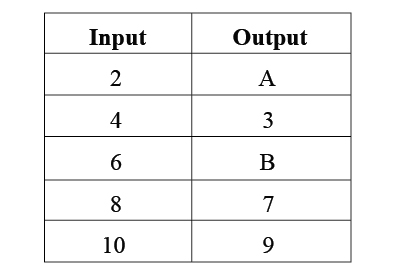
#> input picture ocr_test.jpg, 405 x 277 px
$ python ocr_test.py
#> lines starting #> are read from the running program, lines starting #| are printed output that depends on the picture; after the words box and inside, x2 and y2 are one past the last pixel; in counts of white or black regions, pixels touching at a corner belong together
import cv2
import numpy as np
import pytesseract

import matplotlib.pyplot as plt

pytesseract.pytesseract.tesseract_cmd = r"C:\Program Files\Tesseract-OCR\tesseract.exe"

def ocr_core(img):
  text=pytesseract.image_to_string(img)
  return text

img=cv2.imread('ocr_test.jpg')
#> img is the input picture: shape (277, 405, 3); min 0, max 255, mean 245.7

# 2. Resize the image
img = cv2.resize(img, None, fx=0.5, fy=0.5)
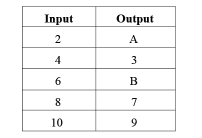
#> img: shape (138, 202, 3); min 7, max 255, mean 245.7
# get grayscale image
def get_grayscale(image):
    return cv2.cvtColor(image, cv2.COLOR_BGR2GRAY)

# noise removal
def remove_noise(image):
    return cv2.medianBlur(image,5)

#thresholding
def thresholding(image):
    return cv2.threshold(image, 0, 255, cv2.THRESH_BINARY + cv2.THRESH_OTSU)[1]

#dilation
def dilate(image):
    kernel = np.ones((5,5),np.uint8)
    return cv2.dilate(image, kernel, iterations = 1)

#erosion
def erode(image):
    kernel = np.ones((5,5),np.uint8)
    return cv2.erode(image, kernel, iterations = 1)

#opening - erosion followed by dilation
def opening(image):
    kernel = np.ones((5,5),np.uint8)
    return cv2.morphologyEx(image, cv2.MORPH_OPEN, kernel)

#canny edge detection
def canny(image):
    return cv2.Canny(image, 100, 200)

#skew correction
def deskew(image):
    coords = np.column_stack(np.where(image > 0))
#> coords = 27876 pairs, first value 0 to 137, second value 0 to 201
    angle = cv2.minAreaRect(coords)[-1]
#> angle = -90
    if angle < -45:
      angle = -(90 + angle)
#> angle = 0
    else:
      angle = -angle
    (h, w) = image.shape[:2]
#> h = 138; w = 202
    center = (w // 2, h // 2)
#> center = (101, 69)
    M = cv2.getRotationMatrix2D(center, angle, 1.0)
#> M = [[1, 0, 0], [0, 1, 0]]
    rotated = cv2.warpAffine(image, M, (w, h), flags=cv2.INTER_CUBIC, borderMode=cv2.BORDER_REPLICATE)
    return rotated

#template matching
def match_template(image, template):
    return cv2.matchTemplate(image, template, cv2.TM_CCOEFF_NORMED)


gray = get_grayscale(img)
# print(ocr_core(gray))
gray=deskew(gray)
thresh = thresholding(gray)
#> in thresholding, `return cv2.threshold(image, 0, 255, cv2.THRESH_BINARY + cv2.THRESH_OTS..`:
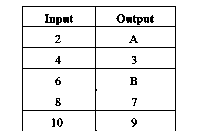
#> returned value: shape (138, 202); 93.9% white; black in thin lines or dots, all inside (x1, y1, x2, y2) = (22, 6, 176, 131)
# opening = opening(gray)
canny = canny(gray)
#> in canny, `return cv2.Canny(image, 100, 200)`:
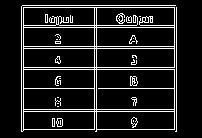
#> returned value: shape (138, 202); 11.1% white in thin lines or dots, all inside (x1, y1, x2, y2) = (21, 5, 177, 132)

# [5 lines of commented-out code are left out]
print("THRESHHHHHHHHHHHHHHH")
print(ocr_core(thresh))
#> (the call stopped at in ocr_core, `text=pytesseract.image_to_string(img)`: pytesseract is not available in this run)
plotting = plt.imshow(thresh,cmap='gray')
plt.show()

$ run again, with F_PA3.jpg copied over ocr_test.jpg
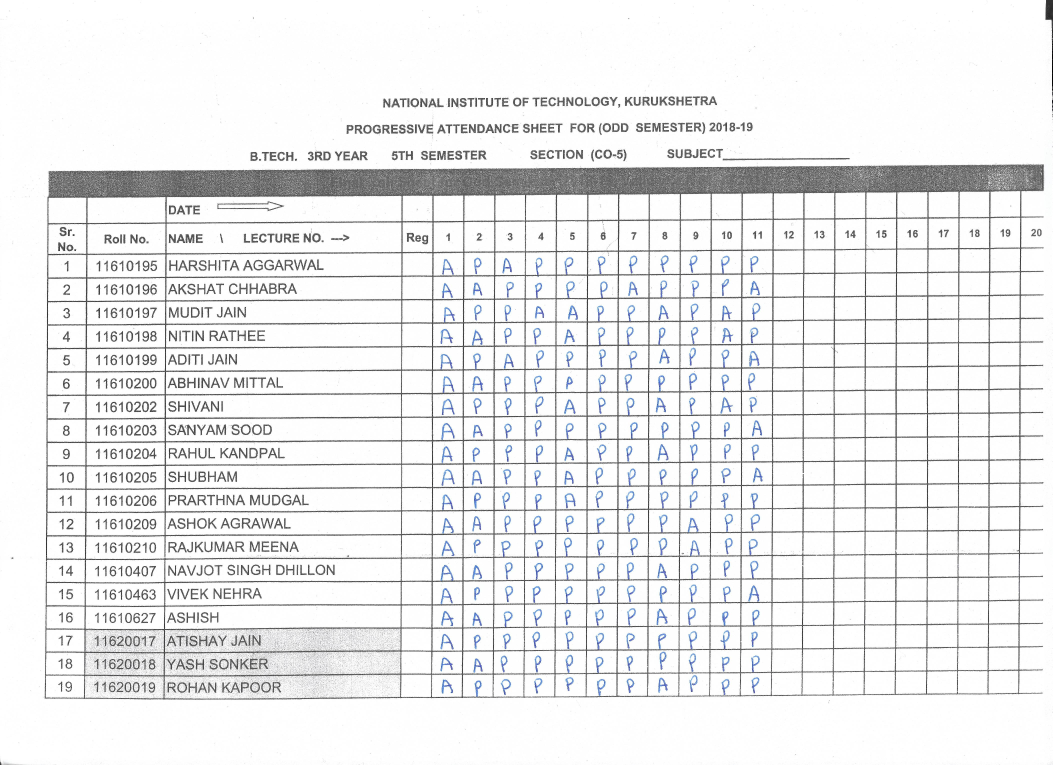
#> input picture F_PA3.jpg, 4209 x 3060 px (shown at 1/4 size)
#> img is the input picture: shape (3060, 4209, 3); mean B, G, R 236.4, 235.7, 235.2
#> img: shape (1530, 2104, 3)
#> coords = 3219120 pairs, first value 0 to 1529, second value 0 to 2103
#> in deskew, `angle = cv2.minAreaRect(coords)[-1]`: angle = -90
#> in deskew, `angle = -(90 + angle)`: angle = 0
#> M = [[1, 0, 0], [0, 1, 0]]
#> in thresholding, `return cv2.threshold(image, 0, 255, cv2.THRESH_BINARY + cv2.THRESH_OTS..`:
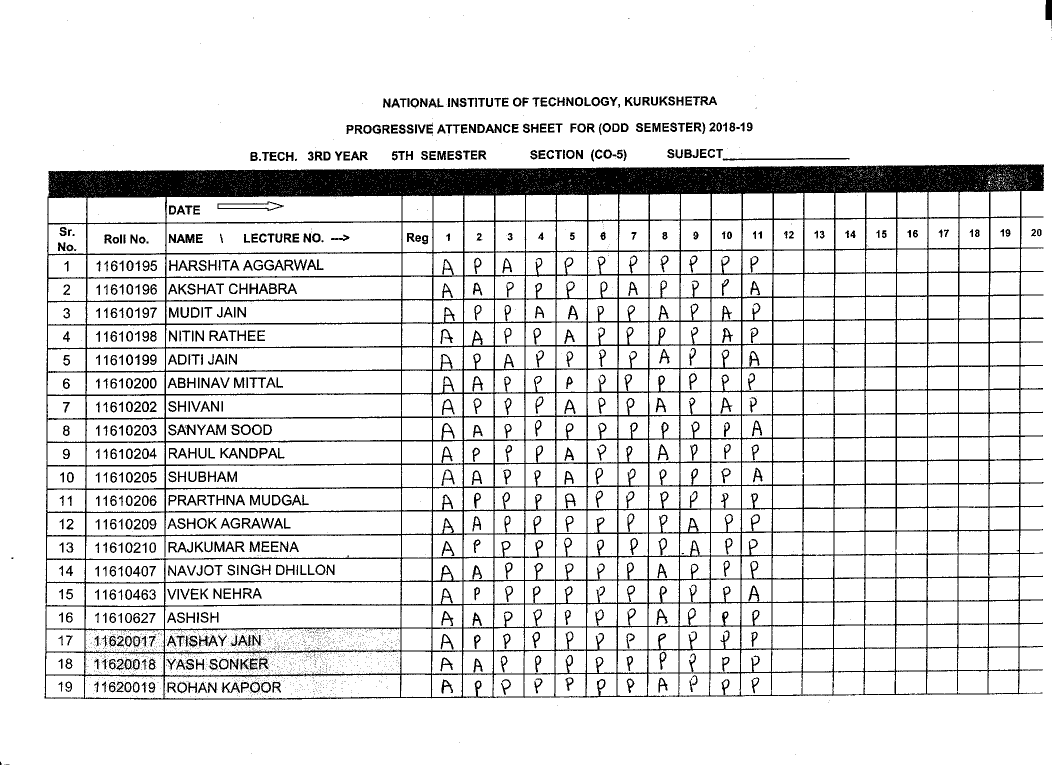
#> returned value: shape (1530, 2104) (shown at 1/2 size); 88.1% white; 2870 black regions (2160 under 20 px), largest, box (x1, y1, x2, y2) and area: (89, 328, 2088, 1400) 281620, (1445, 316, 1699, 321) 754, (435, 403, 568, 422) 572
#> in canny, `return cv2.Canny(image, 100, 200)`:
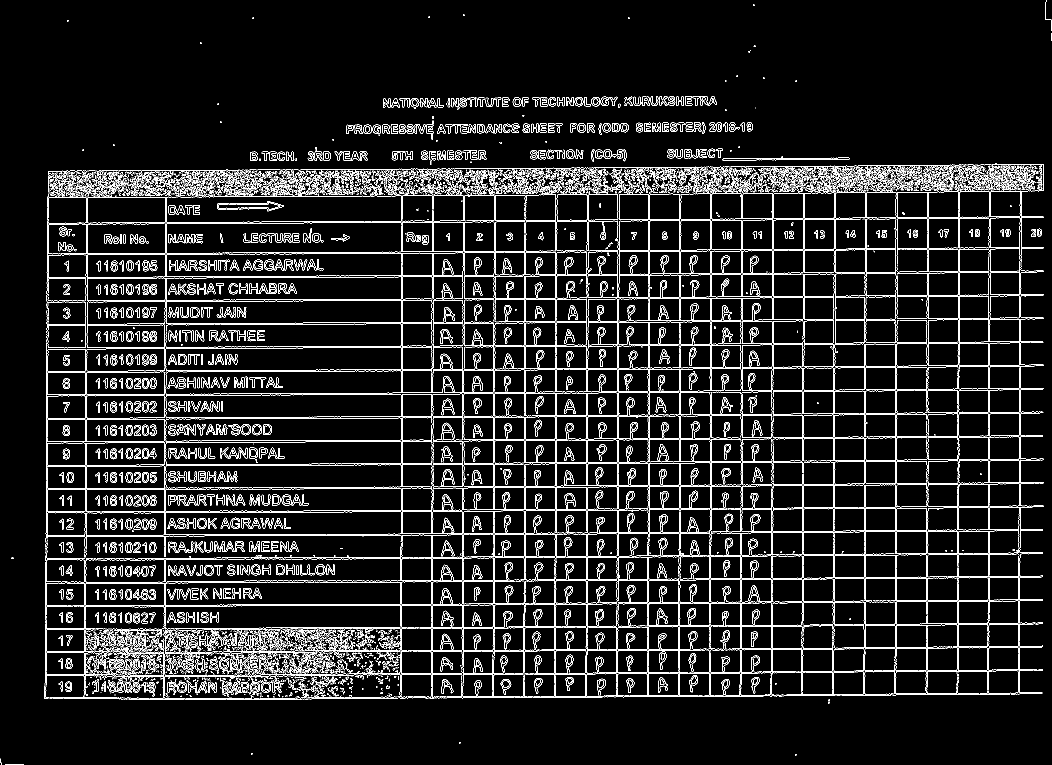
#> returned value: shape (1530, 2104) (shown at 1/2 size); 8% white in thin lines or dots
